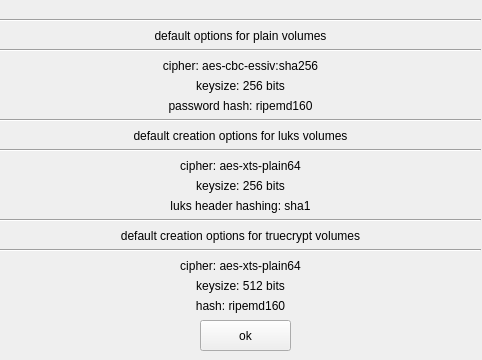
<?xml version="1.0" encoding="UTF-8"?>
<ui version="4.0">
 <class>cryptoinfo</class>
 <widget class="QWidget" name="cryptoinfo">
  <property name="windowModality">
   <enum>Qt::ApplicationModal</enum>
  </property>
  <property name="geometry">
   <rect>
    <x>0</x>
    <y>0</y>
    <width>482</width>
    <height>360</height>
   </rect>
  </property>
  <property name="windowTitle">
   <string>crypo info</string>
  </property>
  <widget class="QPushButton" name="pbOK">
   <property name="geometry">
    <rect>
     <x>200</x>
     <y>320</y>
     <width>91</width>
     <height>31</height>
    </rect>
   </property>
   <property name="text">
    <string>ok</string>
   </property>
  </widget>
  <widget class="QLabel" name="label">
   <property name="geometry">
    <rect>
     <x>0</x>
     <y>20</y>
     <width>481</width>
     <height>31</height>
    </rect>
   </property>
   <property name="text">
    <string>default options for plain volumes</string>
   </property>
   <property name="alignment">
    <set>Qt::AlignCenter</set>
   </property>
  </widget>
  <widget class="QLabel" name="label_3">
   <property name="geometry">
    <rect>
     <x>0</x>
     <y>50</y>
     <width>481</width>
     <height>31</height>
    </rect>
   </property>
   <property name="text">
    <string>cipher: aes-cbc-essiv:sha256</string>
   </property>
   <property name="alignment">
    <set>Qt::AlignCenter</set>
   </property>
  </widget>
  <widget class="QLabel" name="label_4">
   <property name="geometry">
    <rect>
     <x>0</x>
     <y>70</y>
     <width>481</width>
     <height>31</height>
    </rect>
   </property>
   <property name="text">
    <string>keysize: 256 bits</string>
   </property>
   <property name="alignment">
    <set>Qt::AlignCenter</set>
   </property>
  </widget>
  <widget class="QLabel" name="label_5">
   <property name="geometry">
    <rect>
     <x>0</x>
     <y>90</y>
     <width>481</width>
     <height>31</height>
    </rect>
   </property>
   <property name="text">
    <string>password hash: ripemd160</string>
   </property>
   <property name="alignment">
    <set>Qt::AlignCenter</set>
   </property>
  </widget>
  <widget class="QLabel" name="label_10">
   <property name="geometry">
    <rect>
     <x>0</x>
     <y>120</y>
     <width>481</width>
     <height>31</height>
    </rect>
   </property>
   <property name="text">
    <string>default creation options for luks volumes</string>
   </property>
   <property name="alignment">
    <set>Qt::AlignCenter</set>
   </property>
  </widget>
  <widget class="QLabel" name="label_12">
   <property name="geometry">
    <rect>
     <x>0</x>
     <y>170</y>
     <width>481</width>
     <height>31</height>
    </rect>
   </property>
   <property name="text">
    <string>keysize: 256 bits</string>
   </property>
   <property name="alignment">
    <set>Qt::AlignCenter</set>
   </property>
  </widget>
  <widget class="Line" name="line">
   <property name="geometry">
    <rect>
     <x>0</x>
     <y>110</y>
     <width>481</width>
     <height>21</height>
    </rect>
   </property>
   <property name="orientation">
    <enum>Qt::Horizontal</enum>
   </property>
  </widget>
  <widget class="QLabel" name="label_14">
   <property name="geometry">
    <rect>
     <x>0</x>
     <y>190</y>
     <width>481</width>
     <height>31</height>
    </rect>
   </property>
   <property name="text">
    <string>luks header hashing: sha1</string>
   </property>
   <property name="alignment">
    <set>Qt::AlignCenter</set>
   </property>
  </widget>
  <widget class="Line" name="line_2">
   <property name="geometry">
    <rect>
     <x>0</x>
     <y>10</y>
     <width>481</width>
     <height>20</height>
    </rect>
   </property>
   <property name="orientation">
    <enum>Qt::Horizontal</enum>
   </property>
  </widget>
  <widget class="QLabel" name="label_6">
   <property name="geometry">
    <rect>
     <x>0</x>
     <y>150</y>
     <width>481</width>
     <height>31</height>
    </rect>
   </property>
   <property name="text">
    <string>cipher: aes-xts-plain64</string>
   </property>
   <property name="alignment">
    <set>Qt::AlignCenter</set>
   </property>
  </widget>
  <widget class="Line" name="line_3">
   <property name="geometry">
    <rect>
     <x>0</x>
     <y>40</y>
     <width>481</width>
     <height>20</height>
    </rect>
   </property>
   <property name="orientation">
    <enum>Qt::Horizontal</enum>
   </property>
  </widget>
  <widget class="Line" name="line_4">
   <property name="geometry">
    <rect>
     <x>0</x>
     <y>140</y>
     <width>481</width>
     <height>20</height>
    </rect>
   </property>
   <property name="orientation">
    <enum>Qt::Horizontal</enum>
   </property>
  </widget>
  <widget class="Line" name="line_5">
   <property name="geometry">
    <rect>
     <x>0</x>
     <y>210</y>
     <width>481</width>
     <height>20</height>
    </rect>
   </property>
   <property name="orientation">
    <enum>Qt::Horizontal</enum>
   </property>
  </widget>
  <widget class="Line" name="line_6">
   <property name="geometry">
    <rect>
     <x>0</x>
     <y>240</y>
     <width>481</width>
     <height>20</height>
    </rect>
   </property>
   <property name="orientation">
    <enum>Qt::Horizontal</enum>
   </property>
  </widget>
  <widget class="QLabel" name="label_11">
   <property name="geometry">
    <rect>
     <x>0</x>
     <y>220</y>
     <width>481</width>
     <height>31</height>
    </rect>
   </property>
   <property name="text">
    <string>default creation options for truecrypt volumes</string>
   </property>
   <property name="alignment">
    <set>Qt::AlignCenter</set>
   </property>
  </widget>
  <widget class="QLabel" name="label_7">
   <property name="geometry">
    <rect>
     <x>0</x>
     <y>250</y>
     <width>481</width>
     <height>31</height>
    </rect>
   </property>
   <property name="text">
    <string>cipher: aes-xts-plain64</string>
   </property>
   <property name="alignment">
    <set>Qt::AlignCenter</set>
   </property>
  </widget>
  <widget class="QLabel" name="label_13">
   <property name="geometry">
    <rect>
     <x>0</x>
     <y>270</y>
     <width>481</width>
     <height>31</height>
    </rect>
   </property>
   <property name="text">
    <string>keysize: 512 bits</string>
   </property>
   <property name="alignment">
    <set>Qt::AlignCenter</set>
   </property>
  </widget>
  <widget class="QLabel" name="label_8">
   <property name="geometry">
    <rect>
     <x>0</x>
     <y>290</y>
     <width>481</width>
     <height>31</height>
    </rect>
   </property>
   <property name="text">
    <string>hash: ripemd160</string>
   </property>
   <property name="alignment">
    <set>Qt::AlignCenter</set>
   </property>
  </widget>
 </widget>
 <resources/>
 <connections/>
</ui>
